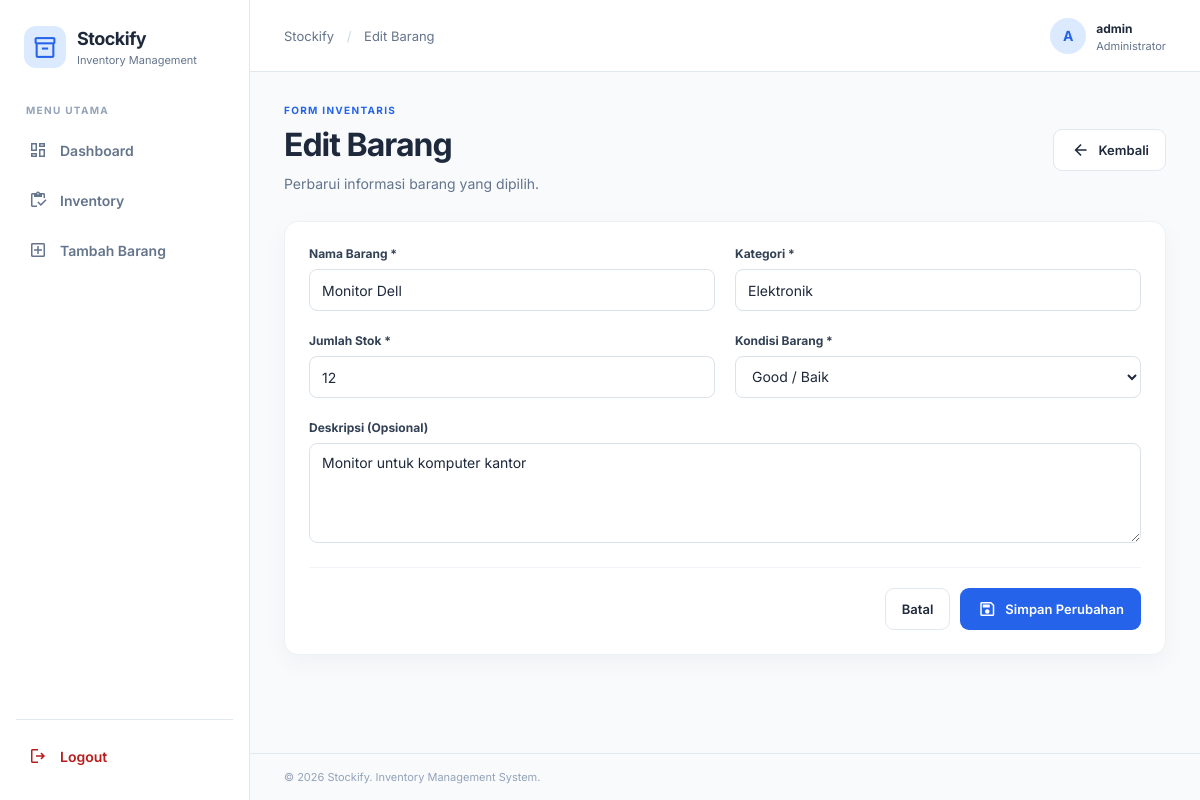
Screenshot of /edit_barang.php?id=1 (signed in) with the database file from the repository.
### tables this page shows
CREATE TABLE IF NOT EXISTS items (
    id INT UNSIGNED AUTO_INCREMENT PRIMARY KEY,
    item_name VARCHAR(150) NOT NULL,
    category VARCHAR(100) NOT NULL,
    quantity INT UNSIGNED NOT NULL DEFAULT 0,
    condition_status ENUM('Good', 'Needs Repair', 'Damaged') NOT NULL DEFAULT 'Good',
    description TEXT NULL,
    created_at TIMESTAMP DEFAULT CURRENT_TIMESTAMP,
    updated_at TIMESTAMP DEFAULT CURRENT_TIMESTAMP ON UPDATE CURRENT_TIMESTAMP
);

### edit_barang.php (the view, shortened to what this page needs)
<?php
require_once 'config/database.php';
$id = filter_input(INPUT_GET, 'id', FILTER_VALIDATE_INT);
$stmt = $pdo->prepare('SELECT * FROM items WHERE id = ?');
$stmt->execute([$id]);
$item = $stmt->fetch();
require 'includes/header.php';
?>
<section class="page-heading"><div><p class="eyebrow">FORM INVENTARIS</p><h1>Edit Barang</h1><p>Perbarui informasi barang yang dipilih.</p></div><a href="barang.php" class="btn btn-ghost"><span class="material-symbols-outlined">arrow_back</span>Kembali</a></section>
<section class="panel form-panel">
    <form method="post" class="form-stack" data-validate>
        <div class="form-grid">
            <div class="form-group"><label for="item_name">Nama Barang *</label><input id="item_name" name="item_name" value="<?= htmlspecialchars($item['item_name']) ?>" required maxlength="150"></div>
            <div class="form-group"><label for="category">Kategori *</label><input id="category" name="category" value="<?= htmlspecialchars($item['category']) ?>" required maxlength="100"></div>
            <div class="form-group"><label for="quantity">Jumlah Stok *</label><input id="quantity" name="quantity" type="number" min="0" value="<?= htmlspecialchars((string)$item['quantity']) ?>" required></div>
            <div class="form-group"><label for="condition_status">Kondisi Barang *</label><select id="condition_status" name="condition_status" required><?php foreach (['Good'=>'Good / Baik','Needs Repair'=>'Needs Repair / Perlu Perbaikan','Damaged'=>'Damaged / Rusak'] as $value=>$label): ?><option value="<?= $value ?>" <?= $item['condition_status'] === $value ? 'selected' : '' ?>><?= $label ?></option><?php endforeach; ?></select></div>
            <div class="form-group form-span"><label for="description">Deskripsi (Opsional)</label><textarea id="description" name="description" rows="4"><?= htmlspecialchars($item['description'] ?? '') ?></textarea></div>
        </div>
        <div class="form-actions"><a href="barang.php" class="btn btn-ghost">Batal</a><button class="btn btn-primary" type="submit"><span class="material-symbols-outlined">save</span>Simpan Perubahan</button></div>
    </form>
</section>
<?php require 'includes/footer.php'; ?>

### assets/css/style.css (style rules this page uses)
:root { --primary: #2563eb; --primary-dark: #1d4ed8; --ink: #1e293b; --muted: #64748b; --line: #e2e8f0; --surface: #ffffff; --background: #f8fafc; --green: #15803d; --orange: #b45309; --red: #b91c1c; --radius: 14px; --shadow: 0 8px 24px rgba(15, 23, 42, .04); }
* { box-sizing: border-box; }
body { margin: 0; font-family: Inter, Arial, sans-serif; background: var(--background); color: var(--ink); font-size: 14px; }
a { color: inherit; text-decoration: none; }
button, input, select, textarea { font: inherit; }
button, a, input, select, textarea { -webkit-tap-highlight-color: transparent; }
.material-symbols-outlined { font-size: 20px; vertical-align: middle; }
.nav-label, .eyebrow { color: #94a3b8; font-size: 10px; font-weight: 700; letter-spacing: 1.3px; }
.page-heading { display: flex; align-items: center; justify-content: space-between; gap: 20px; margin-bottom: 26px; }
.eyebrow { margin: 0 0 9px; color: var(--primary); }
h1, h2, h3, p { margin-top: 0; }
h1 { margin-bottom: 9px; font-size: clamp(25px, 3vw, 32px); letter-spacing: -1px; }
.page-heading p:not(.eyebrow) { color: var(--muted); margin-bottom: 0; line-height: 1.6; }
.btn { display: inline-flex; justify-content: center; align-items: center; gap: 8px; min-height: 42px; padding: 0 16px; border: 1px solid transparent; border-radius: 9px; font-weight: 600; font-size: 13px; cursor: pointer; transition: .2s ease; white-space: nowrap; }
.btn-primary { background: var(--primary); color: white; }
.btn-ghost { background: white; color: var(--ink); border-color: var(--line); }
.stat-card, .panel { background: var(--surface); border: 1px solid #edf1f5; border-radius: var(--radius); box-shadow: var(--shadow); }
.panel { overflow: hidden; margin-bottom: 24px; }
input, select, textarea { min-height: 42px; padding: 10px 12px; background: white; border: 1px solid #dbe2ea; border-radius: 8px; color: var(--ink); outline: none; width: 100%; }
select { cursor: pointer; }
textarea { resize: vertical; min-height: 100px; }
.form-panel { max-width: 950px; }
.form-stack { padding: 24px; }
.form-grid { display: grid; grid-template-columns: repeat(2, minmax(0, 1fr)); gap: 22px 20px; }
.form-group { display: flex; flex-direction: column; gap: 8px; }
.form-group label { font-size: 12px; font-weight: 700; color: #334155; }
.form-span { grid-column: 1 / -1; }
.form-actions { display: flex; justify-content: flex-end; gap: 10px; border-top: 1px solid #f1f5f9; padding-top: 20px; margin-top: 24px; }

### rows the page displays
items: item_name "Monitor Dell", category "Elektronik", quantity "12", condition_status "Good / Baik", description "Monitor untuk komputer kantor"

### other values shown
$pageTitle "Edit Barang"
substr($_SESSION['admin_username'] ?? 'A', 0, 1) "A"
$_SESSION['admin_username'] "admin"
